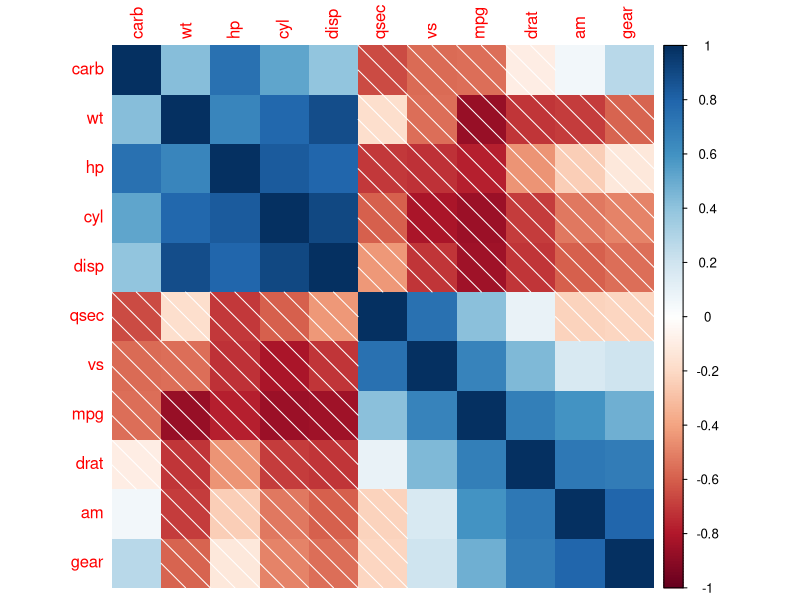

Write R code to recreate this figure. (Note: this script raises an error after producing the figure.)
library(corrplot)

M = cor(mtcars)
M
corrplot(M, method="shade", type = "full", sig.level = 0.90, insig = "blank", 
         order = "hclust")

cor.test(mtcars)
